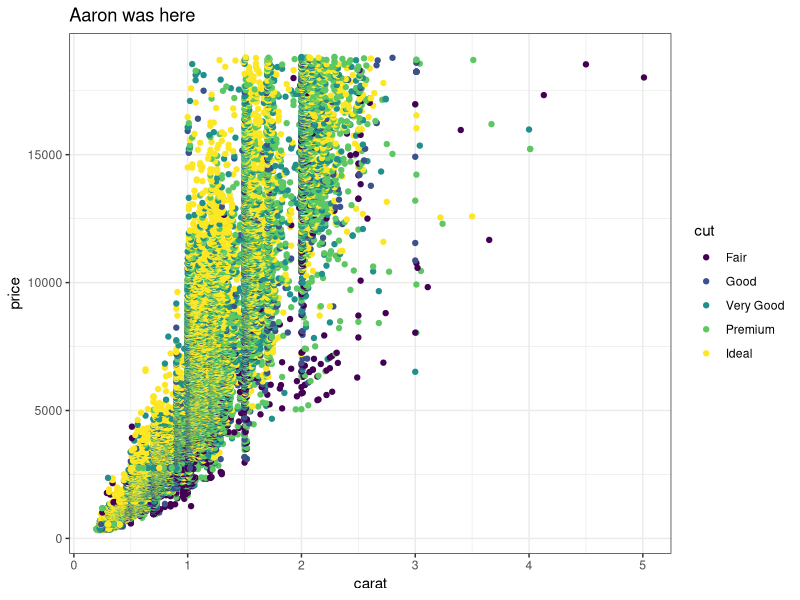
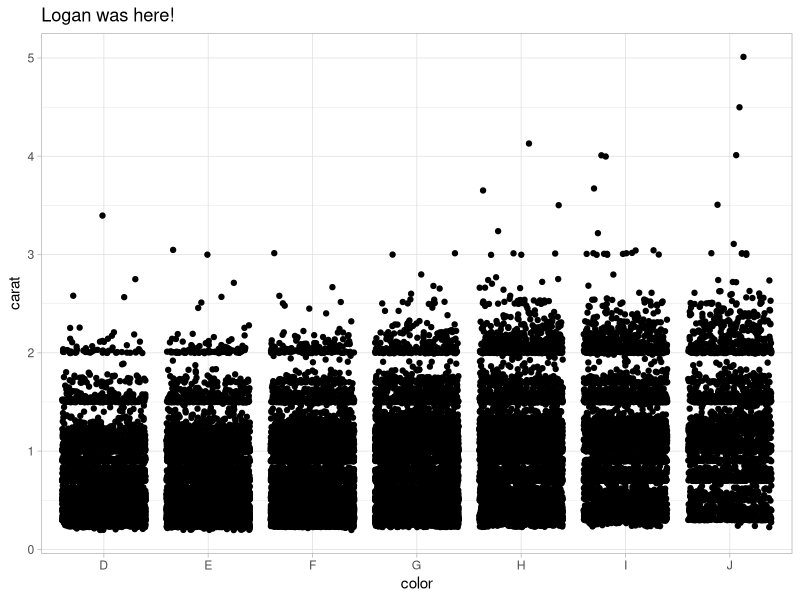
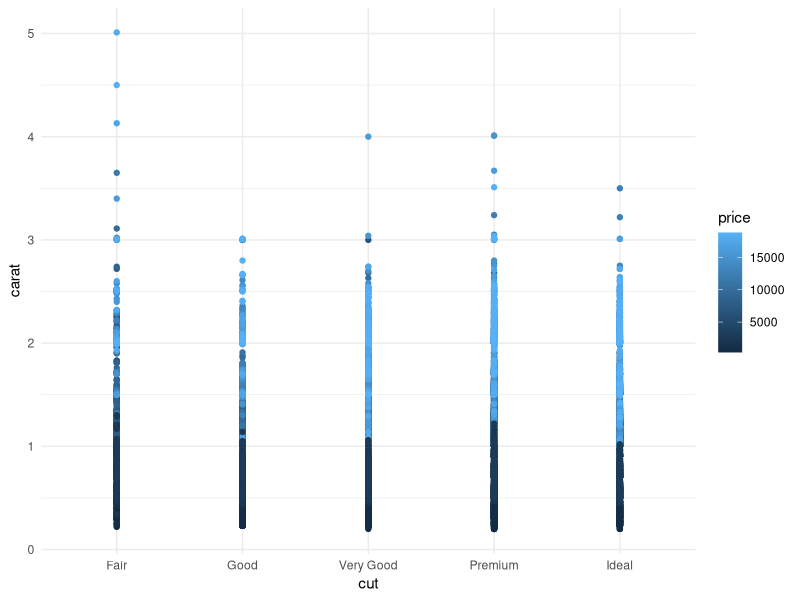

Here is the R script that generated these plots, in order: (Note: this script raises an error after producing the figures.)
## ---- chunk 1
knitr::opts_chunk$set(echo = TRUE)
library(tidyverse)
## ---- chunk 2
# Partner 1: 
# Run the code below to see the original graph
# Change the code below to make the point color change based on 'cut', and update the theme to theme_bw(). Update the title to include your first name. 

ggplot(data = diamonds, aes(x = carat, y = price)) +
  geom_point(aes(colour = cut)) +
  theme_bw() +
  labs(title = "Aaron was here")
## ---- chunk 3
# Partner 2: 
# Run the code below to see the original graph
# Change the code below to make the geom a geom_jitter, and update the theme to theme_light. Update the title to include your first name. 

ggplot(data = diamonds, aes(x = color, y = carat)) +
  geom_jitter() +
  theme_light() +
  labs(title = "Logan was here!")
## ---- chunk 4

ggplot(data = diamonds, aes(x = cut, y = carat)) +
  geom_point(aes(colour = price)) +
  theme_minimal()

# pure brilliance
boogie <- 1+2+3+4+5

## ---- chunk 5
#### Breaking STUFFFF 
x<-1 
y<-2
X+y
